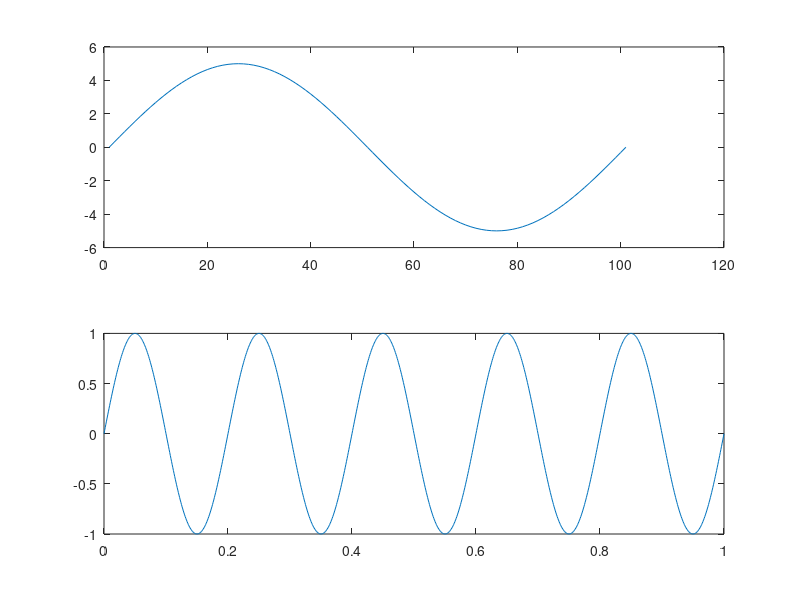

The MATLAB source for this figure:
clc;
close all;
clear all;
f=100;
t=1/f;
t1=0:t/100:t;
a=5;
y=a*sin(2*pi*f*t1);
subplot(2,1,1);
plot(y);

Am=1;
fm=5;
t=0:0.001:1;
Wm=2*pi*fm;
msg_sig=Am*sin(Wm*t);
subplot(2,1,2);
plot(t,msg_sig);